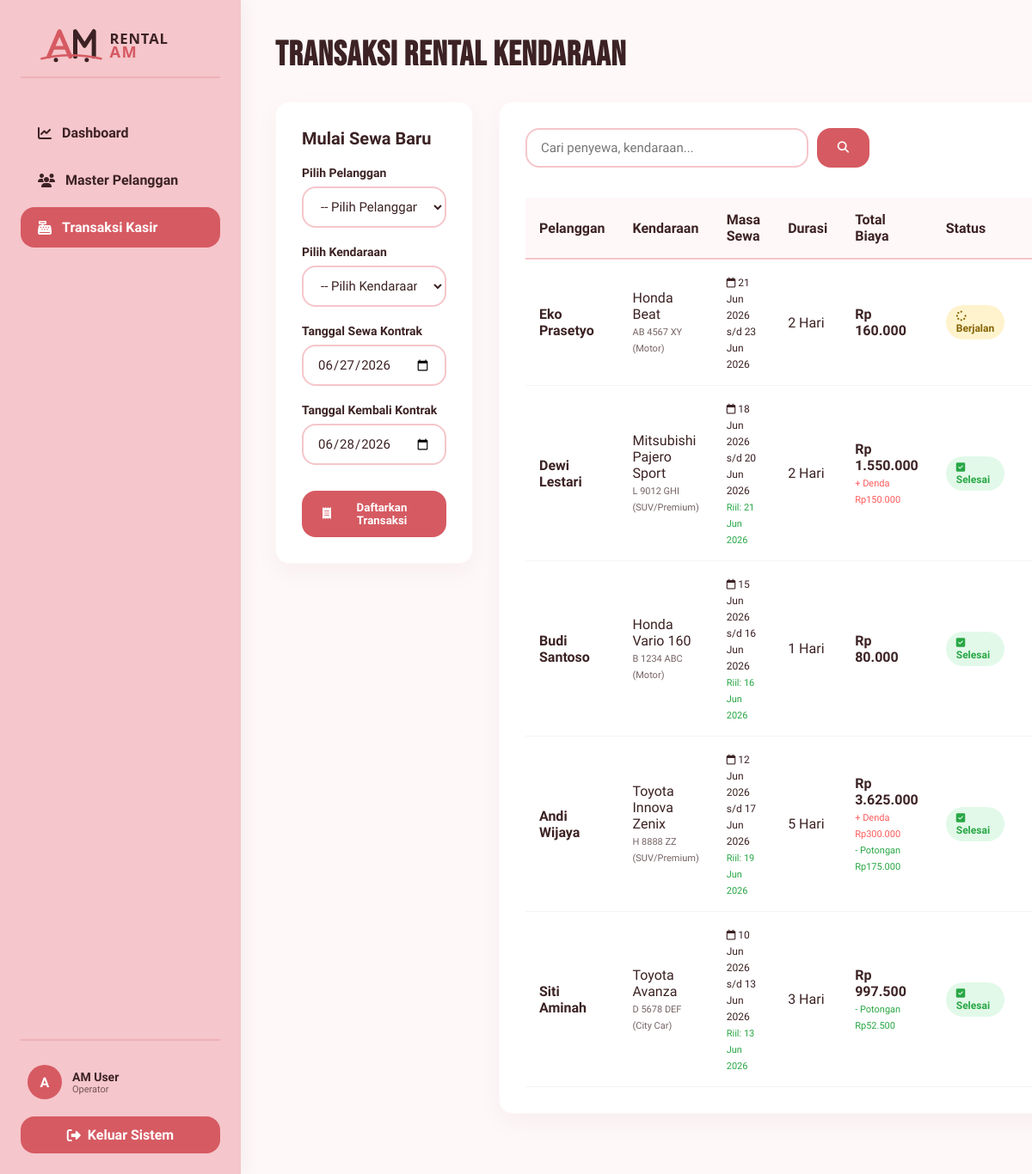
Screenshot of /index.php?action=form_transaksi (signed in) with the database file from the repository.
### tables this page shows
CREATE TABLE IF NOT EXISTS transaksi_sewa (
    id_transaksi INT AUTO_INCREMENT PRIMARY KEY,
    id_pelanggan INT NOT NULL,
    id_kendaraan INT NOT NULL,
    tgl_sewa DATE NOT NULL,
    tgl_kembali DATE NOT NULL,
    tgl_pengembalian_riil DATE NULL,
    lama_sewa INT NOT NULL,
    tarif_dasar DECIMAL(10,2) NOT NULL,
    denda DECIMAL(10,2) NOT NULL DEFAULT 0.00,
    diskon DECIMAL(10,2) NOT NULL DEFAULT 0.00,
    total_biaya DECIMAL(10,2) NOT NULL,
    status_transaksi VARCHAR(20) NOT NULL DEFAULT 'Berjalan',
    FOREIGN KEY (id_pelanggan) REFERENCES pelanggan(id_pelanggan),
    FOREIGN KEY (id_kendaraan) REFERENCES kendaraan(id_kendaraan)
);

CREATE TABLE IF NOT EXISTS pelanggan (
    id_pelanggan INT AUTO_INCREMENT PRIMARY KEY,
    nama_pelanggan VARCHAR(100) NOT NULL,
    no_telp VARCHAR(20) NOT NULL,
    alamat TEXT NOT NULL,
    nik VARCHAR(30) NOT NULL UNIQUE
);

CREATE TABLE IF NOT EXISTS kendaraan (
    id_kendaraan INT AUTO_INCREMENT PRIMARY KEY,
    nama_kendaraan VARCHAR(100) NOT NULL,
    no_plat VARCHAR(20) NOT NULL UNIQUE,
    jenis_kendaraan VARCHAR(50) NOT NULL,
    status VARCHAR(20) NOT NULL DEFAULT 'Tersedia',
    foto_kendaraan VARCHAR(100) DEFAULT 'default.jpg'
);

### controllers/TransaksiController.php (called while the page is built, shortened)
<?php
require_once 'models/Transaksi.php';
class TransaksiController {
    private $transaksiModel;
    private $kendaraanModel;
    public function __construct($db) {
        $this->transaksiModel = new Transaksi($db);
        $this->kendaraanModel = new Kendaraan($db);
    }
    public function index() {
        $search = $_GET['search'] ?? '';
        $sort_by = $_GET['sort_by'] ?? 'tgl_sewa';
        $sort_order = $_GET['sort_order'] ?? 'DESC';
        $transactions = $this->transaksiModel->getAll($search, $sort_by, $sort_order);
        $vehicles = $this->kendaraanModel->getAll('', 'nama_kendaraan', 'ASC');
        $is_vehicles_empty = empty($vehicles);
        require_once 'views/form_transaksi.php';
    }
}

### models/Transaksi.php (called while the page is built, shortened)
<?php
class Transaksi {
    private $conn;
    private $table_name = "transaksi_sewa";
    public function __construct($db) {
        $this->conn = $db;
    }
    public function getAll($search = '', $sort_by = 'tgl_sewa', $sort_order = 'DESC') {
        $allowed_sort = ['id_transaksi', 'nama_pelanggan', 'nama_kendaraan', 'tgl_sewa', 'tgl_kembali', 'total_biaya', 'status_transaksi'];
        $sort_order = strtoupper($sort_order) === 'DESC' ? 'DESC' : 'ASC';
        $query = "SELECT t.*, p.nama_pelanggan, k.nama_kendaraan, k.no_plat, k.jenis_kendaraan
                  FROM " . $this->table_name . " t
                  JOIN pelanggan p ON t.id_pelanggan = p.id_pelanggan
                  JOIN kendaraan k ON t.id_kendaraan = k.id_kendaraan";
        $query .= " ORDER BY " . $sort_by . " " . $sort_order;
        $stmt = $this->conn->prepare($query);
        $stmt->execute();
        return $stmt->fetchAll(PDO::FETCH_ASSOC);
    }
}

### views/form_transaksi.php (the view, shortened to what this page needs)
<!DOCTYPE html>
<html lang="id">
<head>
    <link rel="stylesheet" href="assets/css/style.css">
    <link rel="stylesheet" href="https://cdnjs.cloudflare.com/ajax/libs/font-awesome/6.4.0/css/all.min.css">
</head>
<body>
    <?php require_once 'views/layout/sidebar.php'; ?>
    <div class="main-content">
        <h1 class="page-title">TRANSAKSI RENTAL KENDARAAN</h1>
        <div style="display: grid; grid-template-columns: <?php echo $is_vehicles_empty ? '1fr' : '1fr 2fr'; ?>; gap: 30px; align-items: start;">
            <?php if (!$is_vehicles_empty): ?>
                <div class="card">
                    <h2 class="card-title">Mulai Sewa Baru</h2>
                    <form action="index.php?action=transaksi_create" method="POST">
                        <div class="form-group">
                            <label>Pilih Pelanggan</label>
                            <select name="id_pelanggan" class="form-control" required>
                                <option value="">-- Pilih Pelanggan --</option>
                            </select>
                        </div>
                        <div class="form-group">
                            <label>Pilih Kendaraan</label>
                            <select name="id_kendaraan" class="form-control" required>
                                <option value="">-- Pilih Kendaraan --</option>
                            </select>
                        </div>
                        <div class="form-group">
                            <label>Tanggal Sewa Kontrak</label>
                            <input type="date" name="tgl_sewa" class="form-control" value="<?php echo date('Y-m-d'); ?>" required>
                        </div>
                        <div class="form-group">
                            <label>Tanggal Kembali Kontrak</label>
                            <input type="date" name="tgl_kembali" class="form-control" value="<?php echo date('Y-m-d', strtotime('+1 day')); ?>" required>
                        </div>
                        <button type="submit" class="btn btn-primary" style="width: 100%; justify-content: center; margin-top: 10px;">
                            <i class="fa-solid fa-receipt"></i> Daftarkan Transaksi
                        </button>
                    </form>
                </div>
            <?php endif; ?>
            <div class="card">
                <div class="search-sort-bar">
                    <form action="index.php" method="GET" class="search-box">
                        <input type="text" name="search" class="form-control" placeholder="Cari penyewa, kendaraan..." value="<?php echo htmlspecialchars($search ?? ''); ?>">
                        <button type="submit" class="btn btn-primary"><i class="fa-solid fa-magnifying-glass"></i></button>
                    </form>
                </div>
                <div class="table-responsive">
                    <table>
                        <thead>
                            <tr>
                                <th>Pelanggan</th>
                                <th>Kendaraan</th>
                                <th>Masa Sewa</th>
                                <th>Durasi</th>
                                <th>Total Biaya</th>
                                <th>Status</th>
                                <th>Aksi</th>
                            </tr>
                        </thead>
                        <tbody>
                            <?php if (empty($transactions)): ?>
                                <tr>
                                    <td colspan="7" style="text-align: center; padding: 30px;">Belum ada data transaksi sewa.</td>
                                </tr>
                            <?php else: ?>
                                <?php foreach ($transactions as $t): ?>
                                    <tr>
                                        <td><strong><?php echo htmlspecialchars($t['nama_pelanggan']); ?></strong></td>
                                        <td>
                                            <?php echo htmlspecialchars($t['nama_kendaraan']); ?><br>
                                            <span style="font-size:11px; opacity:0.7;"><?php echo htmlspecialchars($t['no_plat']); ?> (<?php echo htmlspecialchars($t['jenis_kendaraan']); ?>)</span>
                                        </td>
                                        <td>
                                            <span style="font-size:12px;"><i class="fa-regular fa-calendar"></i> <?php echo date('d M Y', strtotime($t['tgl_sewa'])); ?> s/d <?php echo date('d M Y', strtotime($t['tgl_kembali'])); ?></span>
                                            <?php if (!empty($t['tgl_pengembalian_riil'])): ?>
                                                <br><span style="font-size:11px; color:#28A745;">Riil: <?php echo date('d M Y', strtotime($t['tgl_pengembalian_riil'])); ?></span>
                                            <?php endif; ?>
                                        </td>
                                        <td><?php echo $t['lama_sewa']; ?> Hari</td>
                                        <td>
                                            <strong>Rp <?php echo number_format($t['total_biaya'], 0, ',', '.'); ?></strong>
                                            <?php if ($t['denda'] > 0): ?>
                                                <br><span style="font-size:11px; color:#FF5A5A;">+ Denda Rp<?php echo number_format($t['denda'], 0, ',', '.'); ?></span>
                                            <?php endif; ?>
                                            <?php if ($t['diskon'] > 0): ?>
                                                <br><span style="font-size:11px; color:#28A745;">- Potongan Rp<?php echo number_format($t['diskon'], 0, ',', '.'); ?></span>
                                            <?php endif; ?>
                                        </td>
                                        <td>
                                            <?php if ($t['status_transaksi'] === 'Berjalan'): ?>
                                                <span class="badge badge-warning"><i class="fa-solid fa-spinner"></i> Berjalan</span>
                                            <?php else: ?>
                                                <span class="badge badge-success"><i class="fa-solid fa-square-check"></i> Selesai</span>
                                            <?php endif; ?>
                                        </td>
                                        <td>
                                        </td>
                                    </tr>
                                <?php endforeach; ?>
                            <?php endif; ?>
                        </tbody>
                    </table>
                </div>
            </div>
        </div>
    </div>
</body>
</html>

### assets/css/style.css (style rules this page uses)
* { margin: 0; padding: 0; box-sizing: border-box; font-family: 'Plus Jakarta Sans', sans-serif; }
body { background-color: #FFF8F8; color: #3C2224; display: flex; min-height: 100vh; }
.main-content { margin-left: 280px; flex: 1; padding: 40px; overflow-y: auto; }
.page-title { font-family: 'Bebas Neue', sans-serif; font-size: 40px; letter-spacing: 1px; color: #3C2224; margin-bottom: 30px; }
.card { background-color: #FFFFFF; border-radius: 16px; box-shadow: 0 10px 30px rgba(60, 34, 36, 0.04); padding: 30px; margin-bottom: 30px; border: 1px solid rgba(214, 90, 98, 0.05); }
.card-title { font-size: 20px; font-weight: 700; margin-bottom: 20px; color: #3C2224; }
.btn { display: inline-flex; align-items: center; gap: 8px; padding: 12px 24px; font-weight: 600; border-radius: 16px; border: none; cursor: pointer; transition: all 0.3s ease; text-decoration: none; }
.btn-primary { background-color: #D65A62; color: #FFFFFF; }
.table-responsive { width: 100%; overflow-x: auto; }
table { width: 100%; border-collapse: collapse; margin-top: 15px; }
th { background-color: #FFF8F8; color: #3C2224; text-align: left; padding: 16px; font-weight: 700; border-bottom: 2px solid #F5C6CB; }
td { padding: 16px; border-bottom: 1px solid rgba(60, 34, 36, 0.05); color: #3C2224; }
.form-group { margin-bottom: 20px; }
.form-group label { display: block; font-weight: 600; margin-bottom: 8px; font-size: 14px; }
.form-control { width: 100%; padding: 12px 16px; border-radius: 16px; border: 2px solid #F5C6CB; background-color: #FFFFFF; color: #3C2224; font-size: 15px; transition: all 0.3s ease; }
.search-sort-bar { display: flex; justify-content: space-between; align-items: center; gap: 20px; margin-bottom: 20px; flex-wrap: wrap; }
.search-box { display: flex; gap: 10px; flex: 1; max-width: 400px; }
.badge { padding: 6px 12px; border-radius: 20px; font-size: 12px; font-weight: 700; display: inline-block; }
.badge-success { background-color: #E2F9E9; color: #28A745; }
.badge-warning { background-color: #FFF3CD; color: #856404; }

### rows the page displays
transaksi_sewa: id_pelanggan.nama_pelanggan "Eko Prasetyo", id_kendaraan.nama_kendaraan "Honda Beat", id_kendaraan.no_plat "AB 4567 XY", id_kendaraan.jenis_kendaraan "Motor", tgl_sewa "21 Jun 2026", tgl_kembali "23 Jun 2026", lama_sewa "2", total_biaya "160.000", status_transaksi "Berjalan" (drawn)
transaksi_sewa: id_pelanggan.nama_pelanggan "Dewi Lestari", id_kendaraan.nama_kendaraan "Mitsubishi Pajero Sport", id_kendaraan.no_plat "L 9012 GHI", id_kendaraan.jenis_kendaraan "SUV/Premium", tgl_sewa "18 Jun 2026", tgl_kembali "20 Jun 2026", tgl_pengembalian_riil "21 Jun 2026", lama_sewa "2", total_biaya "1.550.000", denda "150.000", status_transaksi "Selesai" (drawn)
transaksi_sewa: id_pelanggan.nama_pelanggan "Budi Santoso", id_kendaraan.nama_kendaraan "Honda Vario 160", id_kendaraan.no_plat "B 1234 ABC", id_kendaraan.jenis_kendaraan "Motor", tgl_sewa "15 Jun 2026", tgl_kembali "16 Jun 2026", tgl_pengembalian_riil "16 Jun 2026", lama_sewa "1", total_biaya "80.000", status_transaksi "Selesai" (drawn)
transaksi_sewa: id_pelanggan.nama_pelanggan "Andi Wijaya", id_kendaraan.nama_kendaraan "Toyota Innova Zenix", id_kendaraan.no_plat "H 8888 ZZ", id_kendaraan.jenis_kendaraan "SUV/Premium", tgl_sewa "12 Jun 2026", tgl_kembali "17 Jun 2026", tgl_pengembalian_riil "19 Jun 2026", lama_sewa "5", total_biaya "3.625.000", denda "300.000", diskon "175.000", status_transaksi "Selesai" (drawn)
transaksi_sewa: id_pelanggan.nama_pelanggan "Siti Aminah", id_kendaraan.nama_kendaraan "Toyota Avanza", id_kendaraan.no_plat "D 5678 DEF", id_kendaraan.jenis_kendaraan "City Car", tgl_sewa "10 Jun 2026", tgl_kembali "13 Jun 2026", tgl_pengembalian_riil "13 Jun 2026", lama_sewa "3", total_biaya "997.500", diskon "52.500", status_transaksi "Selesai" (drawn)

### other values shown
substr($_SESSION['user']['nama_lengkap'] ?? 'A', 0, 1) "A"
$_SESSION['user']['nama_lengkap'] "AM User"
$user_role "Operator"
